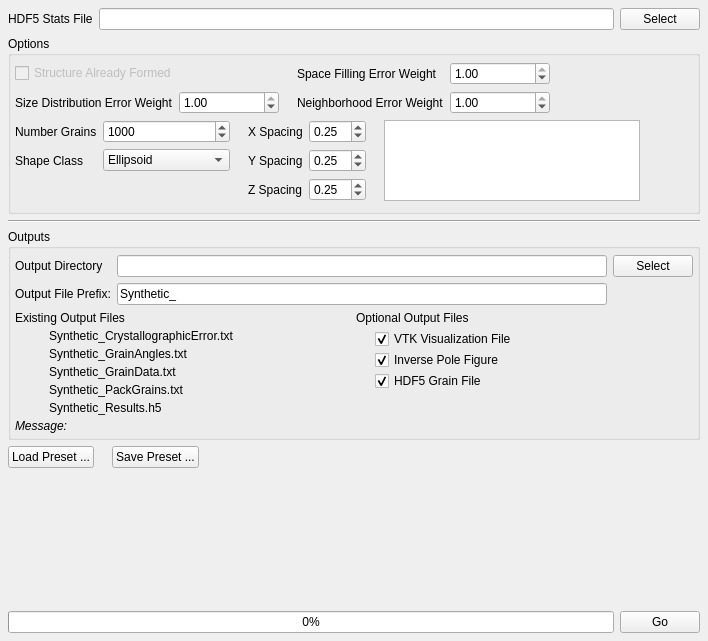
<?xml version="1.0" encoding="UTF-8"?>
<ui version="4.0">
 <class>GrainGeneratorWidget</class>
 <widget class="QWidget" name="GrainGeneratorWidget">
  <property name="geometry">
   <rect>
    <x>0</x>
    <y>0</y>
    <width>708</width>
    <height>641</height>
   </rect>
  </property>
  <property name="windowTitle">
   <string>Form</string>
  </property>
  <layout class="QVBoxLayout" name="verticalLayout">
   <property name="margin">
    <number>8</number>
   </property>
   <item>
    <layout class="QGridLayout" name="gridLayout_6">
     <item row="0" column="0">
      <widget class="QLabel" name="label_11">
       <property name="text">
        <string>HDF5 Stats File</string>
       </property>
      </widget>
     </item>
     <item row="0" column="1">
      <widget class="QLineEdit" name="m_H5InputStatisticsFile"/>
     </item>
     <item row="0" column="2">
      <widget class="QPushButton" name="m_InputH5StatisticsFileBtn">
       <property name="text">
        <string>Select</string>
       </property>
      </widget>
     </item>
    </layout>
   </item>
   <item>
    <widget class="QGroupBox" name="groupBox_2">
     <property name="title">
      <string>Options</string>
     </property>
     <layout class="QVBoxLayout" name="verticalLayout_6">
      <property name="spacing">
       <number>6</number>
      </property>
      <property name="leftMargin">
       <number>4</number>
      </property>
      <property name="topMargin">
       <number>6</number>
      </property>
      <property name="rightMargin">
       <number>4</number>
      </property>
      <property name="bottomMargin">
       <number>4</number>
      </property>
      <item>
       <layout class="QGridLayout" name="gridLayout_25">
        <item row="0" column="4">
         <widget class="QDoubleSpinBox" name="m_FillingErrorWeight">
          <property name="minimumSize">
           <size>
            <width>100</width>
            <height>0</height>
           </size>
          </property>
          <property name="maximum">
           <double>1.000000000000000</double>
          </property>
          <property name="singleStep">
           <double>0.100000000000000</double>
          </property>
          <property name="value">
           <double>1.000000000000000</double>
          </property>
         </widget>
        </item>
        <item row="1" column="3">
         <widget class="QLabel" name="label_3">
          <property name="text">
           <string>Neighborhood Error Weight</string>
          </property>
         </widget>
        </item>
        <item row="1" column="4">
         <widget class="QDoubleSpinBox" name="m_NeighborhoodErrorWeight">
          <property name="minimumSize">
           <size>
            <width>100</width>
            <height>0</height>
           </size>
          </property>
          <property name="maximum">
           <double>1.000000000000000</double>
          </property>
          <property name="singleStep">
           <double>0.100000000000000</double>
          </property>
          <property name="value">
           <double>1.000000000000000</double>
          </property>
         </widget>
        </item>
        <item row="0" column="0" colspan="2">
         <widget class="QCheckBox" name="m_AlreadyFormed">
          <property name="enabled">
           <bool>false</bool>
          </property>
          <property name="text">
           <string>Structure Already Formed</string>
          </property>
         </widget>
        </item>
        <item row="1" column="0">
         <widget class="QLabel" name="label_4">
          <property name="text">
           <string>Size Distribution Error Weight</string>
          </property>
         </widget>
        </item>
        <item row="1" column="1">
         <widget class="QDoubleSpinBox" name="m_SizeDistErrorWeight">
          <property name="minimumSize">
           <size>
            <width>100</width>
            <height>0</height>
           </size>
          </property>
          <property name="maximum">
           <double>1.000000000000000</double>
          </property>
          <property name="singleStep">
           <double>0.100000000000000</double>
          </property>
          <property name="value">
           <double>1.000000000000000</double>
          </property>
         </widget>
        </item>
        <item row="0" column="5" rowspan="2">
         <spacer name="horizontalSpacer_16">
          <property name="orientation">
           <enum>Qt::Horizontal</enum>
          </property>
          <property name="sizeHint" stdset="0">
           <size>
            <width>40</width>
            <height>20</height>
           </size>
          </property>
         </spacer>
        </item>
        <item row="0" column="2" rowspan="2">
         <spacer name="horizontalSpacer_22">
          <property name="orientation">
           <enum>Qt::Horizontal</enum>
          </property>
          <property name="sizeType">
           <enum>QSizePolicy::Fixed</enum>
          </property>
          <property name="sizeHint" stdset="0">
           <size>
            <width>12</width>
            <height>20</height>
           </size>
          </property>
         </spacer>
        </item>
        <item row="0" column="3">
         <widget class="QLabel" name="label_55">
          <property name="text">
           <string>Space Filling Error Weight</string>
          </property>
         </widget>
        </item>
       </layout>
      </item>
      <item>
       <layout class="QGridLayout" name="gridLayout_7">
        <item row="0" column="0">
         <widget class="QLabel" name="label_22">
          <property name="text">
           <string>Number Grains</string>
          </property>
         </widget>
        </item>
        <item row="0" column="1">
         <widget class="QSpinBox" name="m_NumGrains">
          <property name="maximum">
           <number>10000000</number>
          </property>
          <property name="singleStep">
           <number>100</number>
          </property>
          <property name="value">
           <number>1000</number>
          </property>
         </widget>
        </item>
        <item row="0" column="2" rowspan="4">
         <spacer name="horizontalSpacer_23">
          <property name="orientation">
           <enum>Qt::Horizontal</enum>
          </property>
          <property name="sizeType">
           <enum>QSizePolicy::Fixed</enum>
          </property>
          <property name="sizeHint" stdset="0">
           <size>
            <width>12</width>
            <height>20</height>
           </size>
          </property>
         </spacer>
        </item>
        <item row="1" column="0">
         <widget class="QLabel" name="label_20">
          <property name="text">
           <string>Shape Class</string>
          </property>
         </widget>
        </item>
        <item row="1" column="1">
         <widget class="QComboBox" name="m_ShapeClass">
          <item>
           <property name="text">
            <string>Ellipsoid</string>
           </property>
          </item>
          <item>
           <property name="text">
            <string>Super-Ellipsoid</string>
           </property>
          </item>
          <item>
           <property name="text">
            <string>Cube-Octahedron</string>
           </property>
          </item>
         </widget>
        </item>
        <item row="0" column="3">
         <widget class="QLabel" name="label_15">
          <property name="text">
           <string>X Spacing</string>
          </property>
         </widget>
        </item>
        <item row="0" column="4">
         <widget class="QDoubleSpinBox" name="m_XResolution">
          <property name="singleStep">
           <double>0.250000000000000</double>
          </property>
          <property name="value">
           <double>0.250000000000000</double>
          </property>
         </widget>
        </item>
        <item row="2" column="3">
         <widget class="QLabel" name="label_16">
          <property name="text">
           <string>Z Spacing</string>
          </property>
         </widget>
        </item>
        <item row="1" column="4">
         <widget class="QDoubleSpinBox" name="m_ZResolution">
          <property name="singleStep">
           <double>0.250000000000000</double>
          </property>
          <property name="value">
           <double>0.250000000000000</double>
          </property>
         </widget>
        </item>
        <item row="1" column="3">
         <widget class="QLabel" name="label_18">
          <property name="text">
           <string>Y Spacing</string>
          </property>
         </widget>
        </item>
        <item row="2" column="4">
         <widget class="QDoubleSpinBox" name="m_YResolution">
          <property name="singleStep">
           <double>0.250000000000000</double>
          </property>
          <property name="value">
           <double>0.250000000000000</double>
          </property>
         </widget>
        </item>
        <item row="0" column="6" rowspan="3">
         <widget class="QListWidget" name="phaseTypeList">
          <property name="editTriggers">
           <set>QAbstractItemView::AllEditTriggers</set>
          </property>
          <property name="alternatingRowColors">
           <bool>true</bool>
          </property>
         </widget>
        </item>
        <item row="0" column="7" rowspan="3">
         <spacer name="horizontalSpacer">
          <property name="orientation">
           <enum>Qt::Horizontal</enum>
          </property>
          <property name="sizeHint" stdset="0">
           <size>
            <width>40</width>
            <height>20</height>
           </size>
          </property>
         </spacer>
        </item>
        <item row="0" column="5" rowspan="3">
         <spacer name="horizontalSpacer_2">
          <property name="orientation">
           <enum>Qt::Horizontal</enum>
          </property>
          <property name="sizeType">
           <enum>QSizePolicy::Fixed</enum>
          </property>
          <property name="sizeHint" stdset="0">
           <size>
            <width>12</width>
            <height>20</height>
           </size>
          </property>
         </spacer>
        </item>
       </layout>
      </item>
     </layout>
    </widget>
   </item>
   <item>
    <widget class="Line" name="line_7">
     <property name="orientation">
      <enum>Qt::Horizontal</enum>
     </property>
    </widget>
   </item>
   <item>
    <widget class="QGroupBox" name="groupBox">
     <property name="title">
      <string>Outputs</string>
     </property>
     <layout class="QVBoxLayout" name="verticalLayout_2">
      <property name="spacing">
       <number>6</number>
      </property>
      <property name="leftMargin">
       <number>4</number>
      </property>
      <property name="topMargin">
       <number>6</number>
      </property>
      <property name="rightMargin">
       <number>4</number>
      </property>
      <property name="bottomMargin">
       <number>4</number>
      </property>
      <item>
       <layout class="QGridLayout" name="gridLayout">
        <item row="0" column="0">
         <widget class="QLabel" name="label_2">
          <property name="text">
           <string>Output Directory</string>
          </property>
         </widget>
        </item>
        <item row="0" column="1">
         <widget class="QLineEdit" name="m_OutputDir"/>
        </item>
        <item row="1" column="1">
         <widget class="QLineEdit" name="m_OutputFilePrefix">
          <property name="text">
           <string>Synthetic_</string>
          </property>
         </widget>
        </item>
        <item row="1" column="0">
         <widget class="QLabel" name="label_5">
          <property name="text">
           <string>Output File Prefix:</string>
          </property>
         </widget>
        </item>
        <item row="0" column="2">
         <widget class="QPushButton" name="m_OutputDirBtn">
          <property name="text">
           <string>Select</string>
          </property>
         </widget>
        </item>
       </layout>
      </item>
      <item>
       <layout class="QGridLayout" name="gridLayout_8">
        <property name="spacing">
         <number>4</number>
        </property>
        <item row="0" column="1">
         <widget class="QLabel" name="label_23">
          <property name="text">
           <string>Existing Output Files</string>
          </property>
         </widget>
        </item>
        <item row="1" column="1">
         <layout class="QFormLayout" name="formLayout_6">
          <property name="fieldGrowthPolicy">
           <enum>QFormLayout::FieldsStayAtSizeHint</enum>
          </property>
          <property name="labelAlignment">
           <set>Qt::AlignCenter</set>
          </property>
          <property name="formAlignment">
           <set>Qt::AlignHCenter|Qt::AlignTop</set>
          </property>
          <property name="horizontalSpacing">
           <number>12</number>
          </property>
          <property name="verticalSpacing">
           <number>4</number>
          </property>
          <item row="0" column="0">
           <widget class="QLabel" name="m_CrystallographicErrorFileIcon">
            <property name="text">
             <string/>
            </property>
            <property name="pixmap">
             <pixmap resource="../../../../Resources/icons/images/Icons.qrc">:/Delete-16x16.png</pixmap>
            </property>
           </widget>
          </item>
          <item row="0" column="1">
           <widget class="QLabel" name="m_CrystallographicErrorFile">
            <property name="text">
             <string>Synthetic_CrystallographicError.txt</string>
            </property>
           </widget>
          </item>
          <item row="1" column="0">
           <widget class="QLabel" name="m_GrainAnglesFileIcon">
            <property name="text">
             <string/>
            </property>
            <property name="pixmap">
             <pixmap resource="../../../../Resources/icons/images/Icons.qrc">:/Delete-16x16.png</pixmap>
            </property>
           </widget>
          </item>
          <item row="1" column="1">
           <widget class="QLabel" name="m_GrainAnglesFile">
            <property name="text">
             <string>Synthetic_GrainAngles.txt</string>
            </property>
           </widget>
          </item>
          <item row="2" column="0">
           <widget class="QLabel" name="m_GrainDataFileIcon">
            <property name="text">
             <string/>
            </property>
            <property name="pixmap">
             <pixmap resource="../../../../Resources/icons/images/Icons.qrc">:/Delete-16x16.png</pixmap>
            </property>
           </widget>
          </item>
          <item row="2" column="1">
           <widget class="QLabel" name="m_GrainDataFile">
            <property name="minimumSize">
             <size>
              <width>300</width>
              <height>0</height>
             </size>
            </property>
            <property name="text">
             <string>Synthetic_GrainData.txt</string>
            </property>
           </widget>
          </item>
          <item row="4" column="0">
           <widget class="QLabel" name="m_H5StatisticsFileIcon">
            <property name="text">
             <string/>
            </property>
            <property name="pixmap">
             <pixmap resource="../../../../Resources/icons/images/Icons.qrc">:/Delete-16x16.png</pixmap>
            </property>
           </widget>
          </item>
          <item row="4" column="1">
           <widget class="QLabel" name="m_H5StatisticsFile">
            <property name="minimumSize">
             <size>
              <width>300</width>
              <height>0</height>
             </size>
            </property>
            <property name="text">
             <string>Synthetic_Results.h5</string>
            </property>
           </widget>
          </item>
          <item row="3" column="1">
           <widget class="QLabel" name="m_PackGrainsFile">
            <property name="minimumSize">
             <size>
              <width>300</width>
              <height>0</height>
             </size>
            </property>
            <property name="text">
             <string>Synthetic_PackGrains.txt</string>
            </property>
           </widget>
          </item>
          <item row="3" column="0">
           <widget class="QLabel" name="m_PackGrainsFileIcon">
            <property name="text">
             <string/>
            </property>
            <property name="pixmap">
             <pixmap resource="../../../../Resources/icons/images/Icons.qrc">:/Delete-16x16.png</pixmap>
            </property>
           </widget>
          </item>
         </layout>
        </item>
        <item row="2" column="1">
         <widget class="QLabel" name="messageLabel">
          <property name="font">
           <font>
            <italic>true</italic>
           </font>
          </property>
          <property name="text">
           <string>Message:</string>
          </property>
          <property name="wordWrap">
           <bool>true</bool>
          </property>
          <property name="margin">
           <number>3</number>
          </property>
         </widget>
        </item>
        <item row="1" column="2">
         <layout class="QFormLayout" name="formLayout">
          <property name="fieldGrowthPolicy">
           <enum>QFormLayout::FieldsStayAtSizeHint</enum>
          </property>
          <property name="labelAlignment">
           <set>Qt::AlignCenter</set>
          </property>
          <property name="formAlignment">
           <set>Qt::AlignLeading|Qt::AlignLeft|Qt::AlignTop</set>
          </property>
          <property name="horizontalSpacing">
           <number>12</number>
          </property>
          <property name="verticalSpacing">
           <number>1</number>
          </property>
          <item row="1" column="0">
           <widget class="QLabel" name="m_VisualizationVizFileIcon">
            <property name="text">
             <string/>
            </property>
            <property name="pixmap">
             <pixmap resource="../../../../Resources/icons/images/Icons.qrc">:/Delete-16x16.png</pixmap>
            </property>
           </widget>
          </item>
          <item row="1" column="1">
           <widget class="QCheckBox" name="m_VisualizationVizFile">
            <property name="text">
             <string>VTK Visualization File</string>
            </property>
            <property name="checked">
             <bool>true</bool>
            </property>
           </widget>
          </item>
          <item row="2" column="0">
           <widget class="QLabel" name="m_IPFVizFileIcon">
            <property name="text">
             <string/>
            </property>
            <property name="pixmap">
             <pixmap resource="../../../../Resources/icons/images/Icons.qrc">:/Delete-16x16.png</pixmap>
            </property>
           </widget>
          </item>
          <item row="2" column="1">
           <widget class="QCheckBox" name="m_IPFVizFile">
            <property name="text">
             <string>Inverse Pole Figure</string>
            </property>
            <property name="checked">
             <bool>true</bool>
            </property>
           </widget>
          </item>
          <item row="3" column="0">
           <widget class="QLabel" name="m_HDF5GrainFileIcon">
            <property name="text">
             <string/>
            </property>
            <property name="pixmap">
             <pixmap resource="../../../../Resources/icons/images/Icons.qrc">:/Delete-16x16.png</pixmap>
            </property>
           </widget>
          </item>
          <item row="3" column="1">
           <widget class="QCheckBox" name="m_HDF5GrainFile">
            <property name="text">
             <string>HDF5 Grain File</string>
            </property>
            <property name="checked">
             <bool>true</bool>
            </property>
           </widget>
          </item>
         </layout>
        </item>
        <item row="0" column="2">
         <widget class="QLabel" name="label_24">
          <property name="text">
           <string>Optional Output Files</string>
          </property>
         </widget>
        </item>
       </layout>
      </item>
     </layout>
    </widget>
   </item>
   <item>
    <layout class="QHBoxLayout" name="BIG_LAYOUT">
     <item>
      <widget class="QPushButton" name="m_LoadSettingsBtn">
       <property name="text">
        <string>Load Preset ...</string>
       </property>
      </widget>
     </item>
     <item>
      <spacer name="horizontalSpacer_19">
       <property name="orientation">
        <enum>Qt::Horizontal</enum>
       </property>
       <property name="sizeType">
        <enum>QSizePolicy::Fixed</enum>
       </property>
       <property name="sizeHint" stdset="0">
        <size>
         <width>12</width>
         <height>20</height>
        </size>
       </property>
      </spacer>
     </item>
     <item>
      <widget class="QPushButton" name="m_SaveSettingsBtn">
       <property name="text">
        <string>Save Preset ...</string>
       </property>
      </widget>
     </item>
     <item>
      <spacer name="horizontalSpacer_20">
       <property name="orientation">
        <enum>Qt::Horizontal</enum>
       </property>
       <property name="sizeHint" stdset="0">
        <size>
         <width>40</width>
         <height>20</height>
        </size>
       </property>
      </spacer>
     </item>
    </layout>
   </item>
   <item>
    <spacer name="verticalSpacer_2">
     <property name="orientation">
      <enum>Qt::Vertical</enum>
     </property>
     <property name="sizeHint" stdset="0">
      <size>
       <width>20</width>
       <height>95</height>
      </size>
     </property>
    </spacer>
   </item>
   <item>
    <layout class="QHBoxLayout" name="horizontalLayout_8">
     <item>
      <widget class="QProgressBar" name="m_progressBar">
       <property name="value">
        <number>0</number>
       </property>
      </widget>
     </item>
     <item>
      <widget class="QPushButton" name="m_GoBtn">
       <property name="text">
        <string>Go</string>
       </property>
      </widget>
     </item>
    </layout>
   </item>
  </layout>
 </widget>
 <resources>
  <include location="../../../../Resources/icons/images/Icons.qrc"/>
  <include location="../../../../Resources/icons/images/Icons.qrc"/>
  <include location="../../../../Resources/icons/images/Icons.qrc"/>
  <include location="../../../../Resources/icons/images/Icons.qrc"/>
 </resources>
 <connections/>
</ui>
